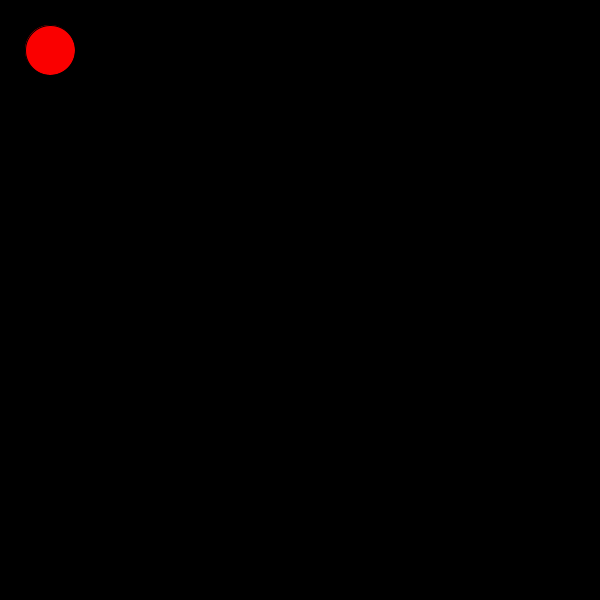
Frame 1 (no input)
Frame 60 (the mouse pressed at the canvas centre just before this capture): identical to frame 1, image omitted
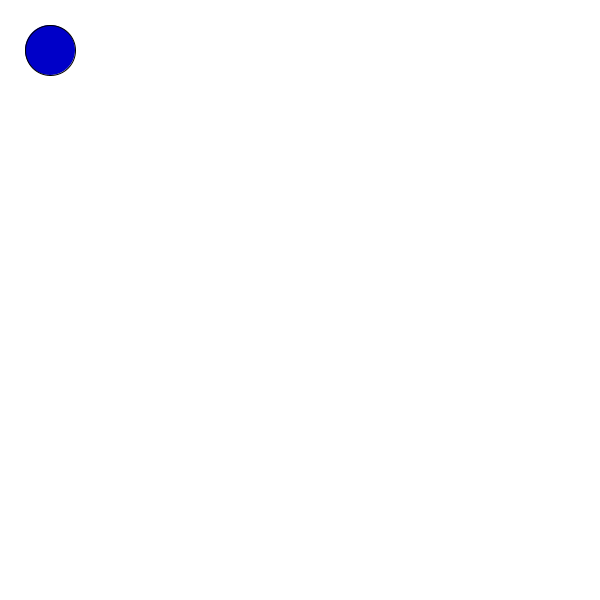
Frame 120 (the mouse held since frame 60 and released just before this capture)

The Processing sketch that drew these frames (run headless with seeded random() and noise(); from frame 60 on, the mouse is pressed at the canvas centre):

// Processing sketch: processing_185728
// ── processing_185728.pde

void setup(){
  size(600,600);
}

void draw(){
  if (mouseY<300) {
    background(0);
    fill(250,0,0);
    ellipse( 50, 50, 50 ,50);
  }
  
  else {
  
  background (255);
  fill(0,0,200);
   ellipse( 50, 50, 50 ,50);
  }
  

}
